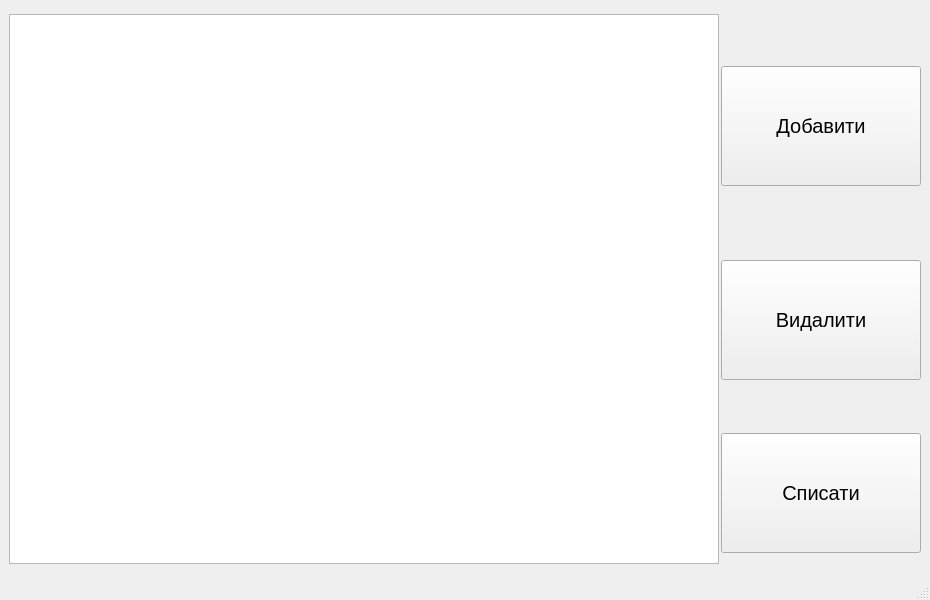
<?xml version="1.0" encoding="UTF-8"?>
<ui version="4.0">
 <class>Storage</class>
 <widget class="QMainWindow" name="Storage">
  <property name="geometry">
   <rect>
    <x>0</x>
    <y>0</y>
    <width>930</width>
    <height>600</height>
   </rect>
  </property>
  <property name="minimumSize">
   <size>
    <width>930</width>
    <height>600</height>
   </size>
  </property>
  <property name="windowTitle">
   <string>Storage</string>
  </property>
  <widget class="QWidget" name="centralwidget">
   <layout class="QGridLayout" name="gridLayout">
    <item row="0" column="0" rowspan="3">
     <widget class="QTableView" name="tableView">
      <property name="minimumSize">
       <size>
        <width>710</width>
        <height>540</height>
       </size>
      </property>
     </widget>
    </item>
    <item row="0" column="1">
     <widget class="QPushButton" name="Button_Dodaty">
      <property name="minimumSize">
       <size>
        <width>200</width>
        <height>120</height>
       </size>
      </property>
      <property name="maximumSize">
       <size>
        <width>170</width>
        <height>100</height>
       </size>
      </property>
      <property name="font">
       <font>
        <family>MS Shell Dlg 2</family>
        <pointsize>15</pointsize>
        <weight>50</weight>
        <bold>false</bold>
       </font>
      </property>
      <property name="text">
       <string>Добавити</string>
      </property>
     </widget>
    </item>
    <item row="1" column="1">
     <widget class="QPushButton" name="Button_Delete">
      <property name="minimumSize">
       <size>
        <width>200</width>
        <height>120</height>
       </size>
      </property>
      <property name="maximumSize">
       <size>
        <width>170</width>
        <height>100</height>
       </size>
      </property>
      <property name="font">
       <font>
        <pointsize>15</pointsize>
       </font>
      </property>
      <property name="text">
       <string>Видалити</string>
      </property>
     </widget>
    </item>
    <item row="2" column="1">
     <widget class="QPushButton" name="Button_Spisaty">
      <property name="minimumSize">
       <size>
        <width>200</width>
        <height>120</height>
       </size>
      </property>
      <property name="maximumSize">
       <size>
        <width>170</width>
        <height>100</height>
       </size>
      </property>
      <property name="font">
       <font>
        <pointsize>15</pointsize>
       </font>
      </property>
      <property name="text">
       <string>Списати</string>
      </property>
     </widget>
    </item>
   </layout>
  </widget>
  <widget class="QMenuBar" name="menubar">
   <property name="geometry">
    <rect>
     <x>0</x>
     <y>0</y>
     <width>930</width>
     <height>22</height>
    </rect>
   </property>
  </widget>
  <widget class="QStatusBar" name="statusbar"/>
 </widget>
 <resources/>
 <connections/>
</ui>
